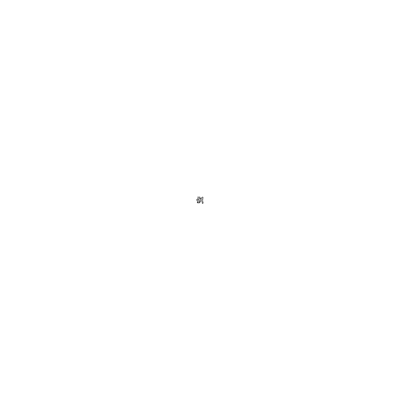
Frame 1 (no input)
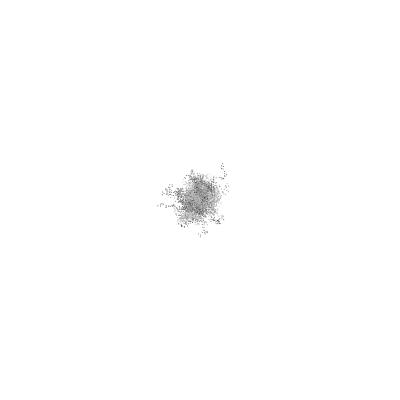
Frame 60 (no input)
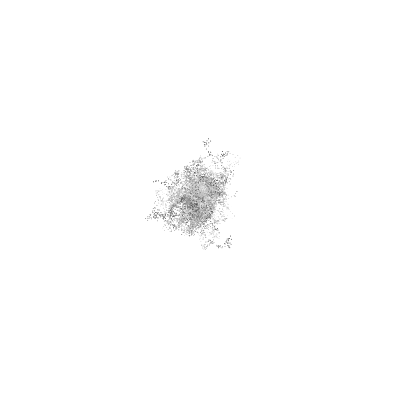
Frame 120 (the mouse pressed at the canvas centre since frame 60)

The p5.js sketch that drew these frames (run headless with seeded random() and noise() and a simulated clock; from frame 60 on, the mouse is pressed at the canvas centre):

// p5.js sketch
// ── sketch.js
let b;
let bs = [];

function setup() {
  createCanvas(400, 400);
  
  // b = new Walker();
  for (let i=0; i<100; i++) {
    let c = color(random(50, 200));
    let walker = new Walker(c);
    bs.push(walker);
  }
}


function draw() {
  background(220, 5);
  // b.walk();
  // b.show();
  
  for (let i=0; i<bs.length; i++) {
    bs[i].walk();
    bs[i].show();
  }
}


class Walker {
  constructor(aColor) {
    // this.x = width/2;
    // this.y = height/2;
    this.pos = createVector(width/2, height/2);
    this.w = 1;
    this.e = 3;
    this.c = aColor;
  }
  
  walk() {
    // this.x += random(-this.e, this.e);
    // this.y += random(-this.e, this.e);
    
    this.vel = createVector(random(-this.e, this.e), random(-this.e, this.e));
    this.pos.add(this.vel);
  }
  
  show() {
    noStroke();
    fill(this.c);
    ellipse(this.pos.x, this.pos.y, this.w);
  }

}
// ── style.css
html, body {
  margin: 0;
  padding: 0;
  align-content: center;
  text-align: center;
  color: #eee;
  background-color: #000;
}
canvas {
  display: block;
  margin-top: 30px;
  margin-left: auto;
  margin-right: auto;
}
